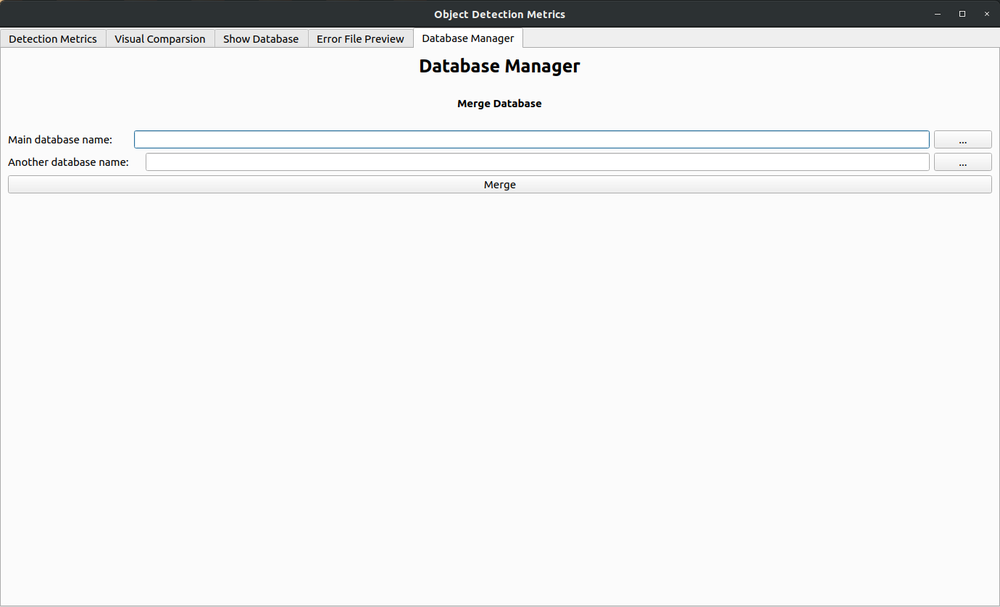
#> input picture src/window/DB_manager.png, 1000 x 607 px, shrunk from 1380 x 838 before the run
$ python -i image_process.py   (imports and definitions only)
#> lines starting #> are read from the running program, lines starting #| are printed output that depends on the picture
#!/usr/bin/python3 pyssdthon
# encoding: utf-8
'''
@author: 孙昊
@contact: smartadpole@163.com
@file: image_process.py
@time: 2020/12/4 上午10:35
@desc:
'''
import cv2
from random import uniform, randint
import numpy as np

__all__ = ['cropForeground', 'randomAffine', 'transparent',
           'add_noise', 'add_gaussian_noise', 'addSaltNoise',
           'augment', 'toTransparent', 'haveColor', 'getGray']

def transparent(img):
    return  4 == img.shape[2]

def cropForeground(img):
    if transparent(img):
        h, w, c = img.shape
        gray = img[:, :, 3]
        kernel = cv2.getStructuringElement(cv2.MORPH_RECT, (min(30, max(w//10, 2)), min(30, max(h//10, 2))))
        gray = cv2.dilate(gray, kernel)
        gray = cv2.copyMakeBorder(gray, 1, 1, 1, 1, cv2.BORDER_CONSTANT, value=0)
        contours, hierarchy = cv2.findContours(gray, cv2.RETR_CCOMP, cv2.CHAIN_APPROX_NONE)
        # cv2.drawContours(img, contours,-1,(0,255,0),5)

        if len(contours) == 0:  # why
            return img

        x, y, w, h = cv2.boundingRect(contours[0])
        img_valid = img[y:y+h, x:x+w, :]
        return img_valid
    else:
        return img

def randomAffine(img, crop=True, plain=False):
    w, h, c = img.shape
    top_left = (uniform(0, 0.3), uniform(0, 0.3))
    bottom_left = (uniform(0, 0.3), uniform(0.6, 1))
    min_left = max(max(bottom_left[0], top_left[0]) +0.3, 0.6)
    top_right = (uniform(min_left, 1), uniform(0, min(bottom_left[1]-0.3, 0.4)))
    min_top = max(max(top_right[1], top_left[1])+0.3, 0.6)
    bottom_right = (uniform(min_left, 1), uniform(min_top, 1))
    if transparent(img):
        mode = cv2.BORDER_REPLICATE
    else:
        mode = cv2.BORDER_CONSTANT

    if plain:
        M = cv2.getAffineTransform(np.float32([(0,0), (w-1, 0), (0, h-1)]),
                                   np.float32([(w*top_left[0], h*top_left[1]),
                                               (w*top_right[0], h*top_right[1]),
                                               (w * bottom_left[0], h * bottom_left[1])]))
        affine = cv2.warpAffine(img, M, (w, h), borderMode=mode)
    else:
        M = cv2.getPerspectiveTransform(np.float32([(0,0), (w-1, 0), (0, h-1), (w-1, h-1)]),
                                        np.float32([(w*top_left[0], h*top_left[1]),
                                                    (w*top_right[0], h*top_right[1]),
                                                    (w*bottom_left[0], h*bottom_left[1]),
                                                    (w * bottom_right[0], h * bottom_right[1])]))
        affine = cv2.warpPerspective(img, M, (w, h), borderMode=mode)

    if crop:
        affine = cropForeground(affine)

    return affine

def randomSetPixel(img, n, value):
    n = int(n)
    w, h, c = img.shape

    for i in range(n):
        i, j = randint(0, w-1), randint(0, h-1)
        img[i, j, :] = value

def addSaltNoise(img, rate=0.5):
    h, w, c = img.shape
    n = max(w*h*rate, 20)
    out = img.copy()

    randomSetPixel(out, n, randint(0, 255))
    randomSetPixel(out, n, randint(0, 255))

    if transparent(img):
        out[:, :, 3] = img[:, :, 3]

    return out

def add_gaussian_noise(img, mean=0, var=0.001, gray=0.5):
    if uniform(0, 1) < gray:
        noise = np.random.normal(mean, var ** 0.5, (img.shape[0], img.shape[1])) * 60
        noise = np.tile(noise[:, :, np.newaxis], (1, 1, img.shape[2]))
    else:
        noise = np.random.normal(mean, var ** 0.5, img.shape) * 60
    img = img.astype(np.int16)
    noise = noise.astype(np.int16)
    if transparent(img):
        noise[:, :, 3] = img[:, :, 3]

    img = cv2.add(img, noise)
    img = np.clip(img, 0, 255)
    img = img.astype(np.uint8)

    return img

def add_noise(img, salt_rate=0.5, gaussian_rate=1):
    if uniform(0, 1) < gaussian_rate:
        img = add_gaussian_noise(img, mean=uniform(0.1, 2), var=uniform(0.002, 0.1), gray=1)
    if uniform(0, 1) < salt_rate:
        img = addSaltNoise(img, uniform(0.05, 0.3))

    return img

def augment(img, salt_rate=0.5, gaussian_rate=1):

    img = cv2.copyMakeBorder(img, 1, 1, 1, 1, cv2.BORDER_CONSTANT, value=0)
    target = randomAffine(img)
    i = 0
    while not valid(target):
        if i > 5:
            target = img
            break
        target = randomAffine(img)
        i += 1
    target = add_noise(target, salt_rate, gaussian_rate)

    return target

def valid(img):
    h, w, c = img.shape
    if h < 20 or w < 20:
        return False

    if transparent(img):
        mask = img[:, :, 3]
        count = np.count_nonzero(mask)
        if count / (h * w) < 0.15:
            return False

    return True

# [32 lines left out: functions toTransparent, haveColor, getGray, not called in this run]

>>> import cv2
>>> picture = cv2.imread('../window/DB_manager.png')
#> picture is the input picture: shape (607, 1000, 3); mean B, G, R 239.4, 239.2, 238.8
>>> result = augment(picture)
#> in augment, `img = cv2.copyMakeBorder(img, 1, 1, 1, 1, cv2.BORDER_CONSTANT, value=0)`:
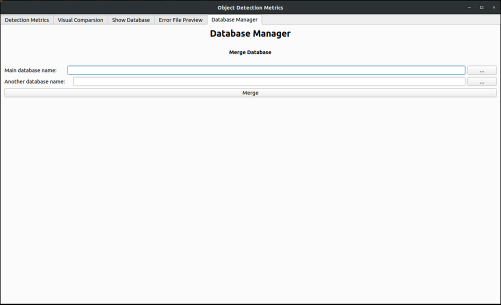
#> img: shape (609, 1002, 3) (shown at 1/2 size); mean of channels 0, 1, 2 238.1, 237.9, 237.5; drawn as B, G, R
#> in randomAffine, `affine = cv2.warpPerspective(img, M, (w, h), borderMode=mode)`:
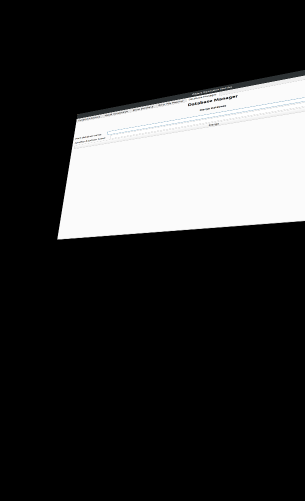
#> affine: shape (1002, 609, 3) (shown at 1/2 size); mean of channels 0, 1, 2 51.4, 51.4, 51.3; drawn as B, G, R
#> in valid, `h, w, c = img.shape`: h = 1002; w = 609; c = 3
#> after the loop in augment, `while not valid(target):`: i = 0
#> in add_gaussian_noise, `img = cv2.add(img, noise)`:
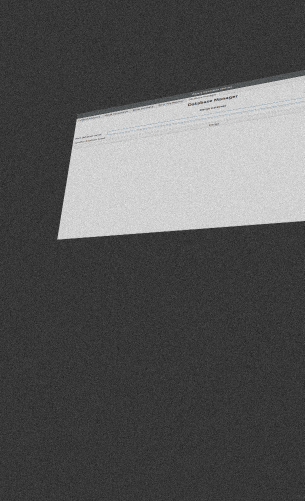
#> img: shape (1002, 609, 3) int16 (shown at 1/2 size); mean of channels 0, 1, 2 123.5, 123.4, 123.4; drawn with min black and max white
#> in add_gaussian_noise, `img = np.clip(img, 0, 255)`:
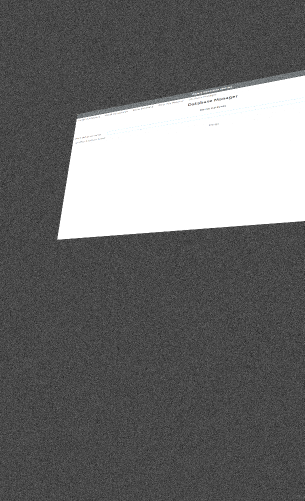
#> img: shape (1002, 609, 3) int16 (shown at 1/2 size); mean of channels 0, 1, 2 109.9, 109.9, 109.8; drawn as B, G, R
#> after the loop in randomSetPixel, `for i in range(n):`:
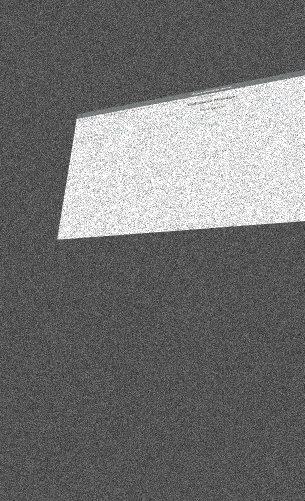
#> img: shape (1002, 609, 3) (shown at 1/2 size); mean of channels 0, 1, 2 113.7, 113.7, 113.7; drawn as B, G, R
#> call 2 of randomSetPixel, with n = 145812.2, value = 223
#> after the loop in randomSetPixel (call 2), `for i in range(n):`:
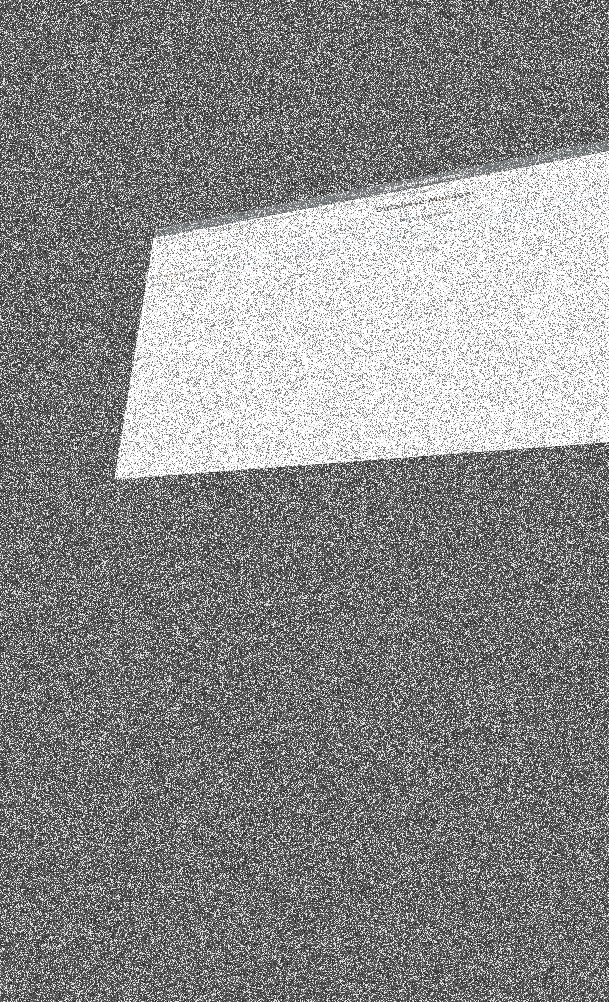
#> img: shape (1002, 609, 3); mean of channels 0, 1, 2 137, 137, 137; drawn as B, G, R

$ run again, on src/window/error_file.png
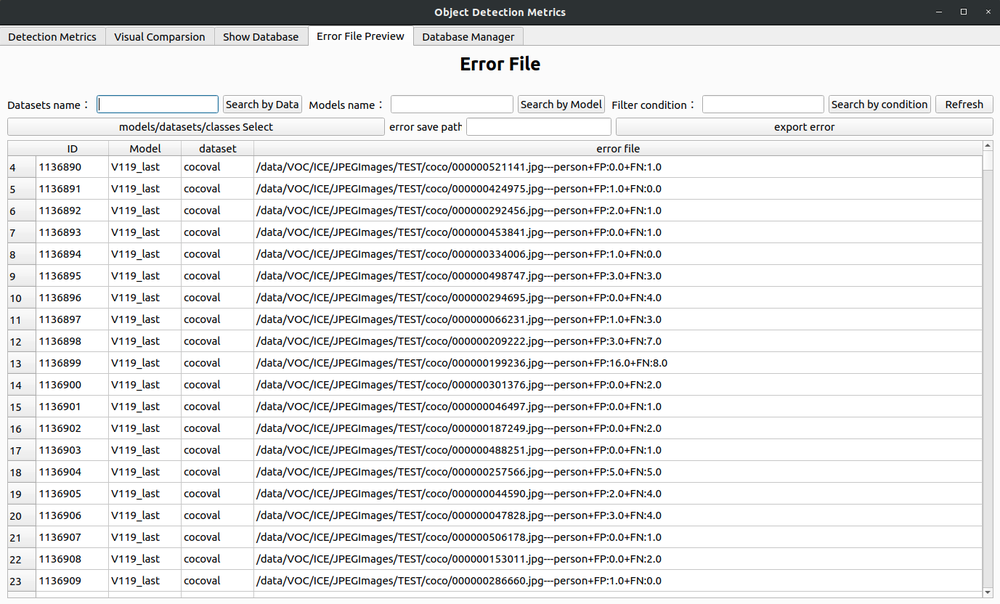
#> input picture src/window/error_file.png, 1000 x 604 px, shrunk from 1377 x 832 before the run
#> picture is the input picture: shape (604, 1000, 3); mean B, G, R 229.3, 229, 228.7
#> in randomAffine, `affine = cv2.warpPerspective(img, M, (w, h), borderMode=mode)`:
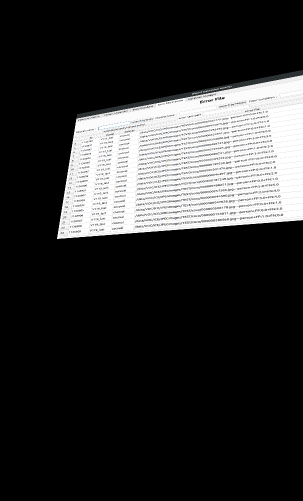
#> affine: shape (1002, 606, 3) (shown at 1/2 size); mean of channels 0, 1, 2 48, 47.9, 47.9; drawn as B, G, R
#> in valid, `h, w, c = img.shape`: h = 1002; w = 606; c = 3
#> after the loop in augment, `while not valid(target):`: i = 0
#> after the loop in randomSetPixel (call 2), `for i in range(n):`:
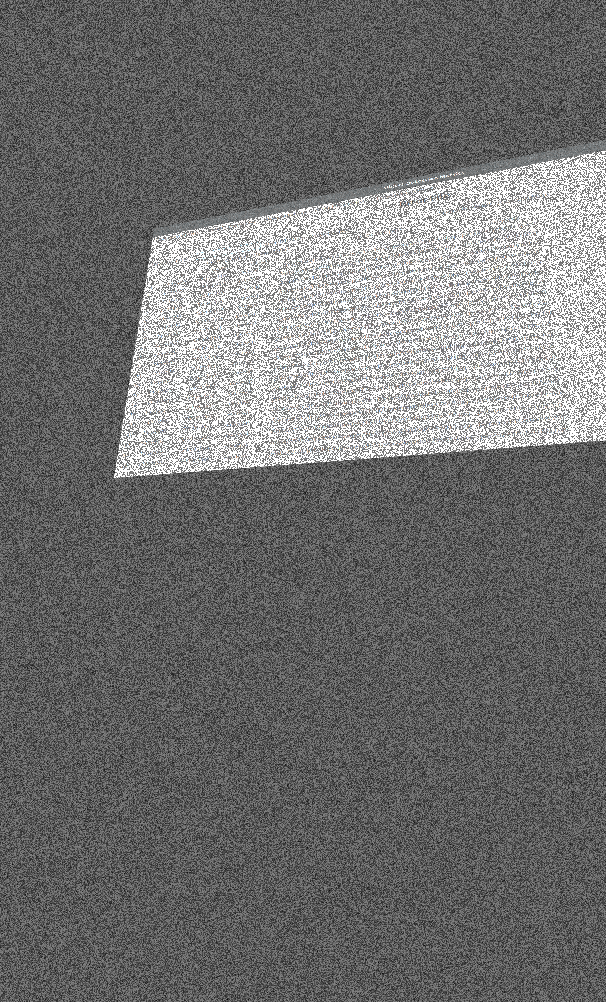
#> img: shape (1002, 606, 3); mean of channels 0, 1, 2 112.5, 112.5, 112.5; drawn as B, G, R

$ run again, on src/window/main.png
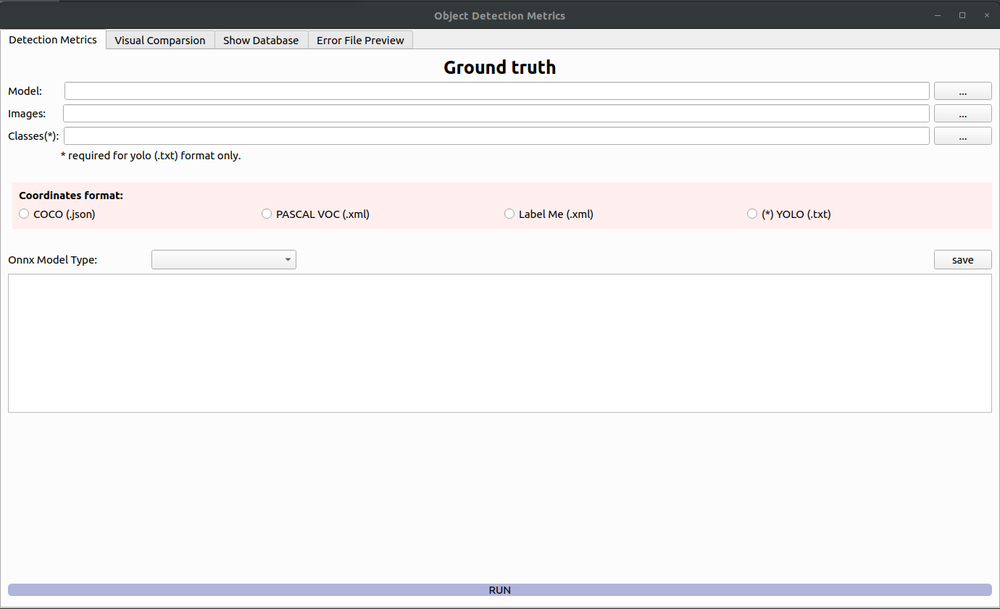
#> input picture src/window/main.png, 1000 x 609 px, shrunk from 1380 x 841 before the run
#> picture is the input picture: shape (609, 1000, 3); mean B, G, R 238.6, 237.8, 238.5
#> in randomAffine, `affine = cv2.warpPerspective(img, M, (w, h), borderMode=mode)`:
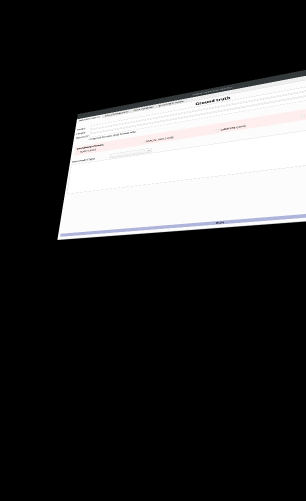
#> affine: shape (1002, 611, 3) (shown at 1/2 size); mean of channels 0, 1, 2 51.5, 51.3, 51.4; drawn as B, G, R
#> in valid, `h, w, c = img.shape`: h = 1002; w = 611; c = 3
#> after the loop in augment, `while not valid(target):`: i = 0
#> after the loop in randomSetPixel (call 2), `for i in range(n):`:
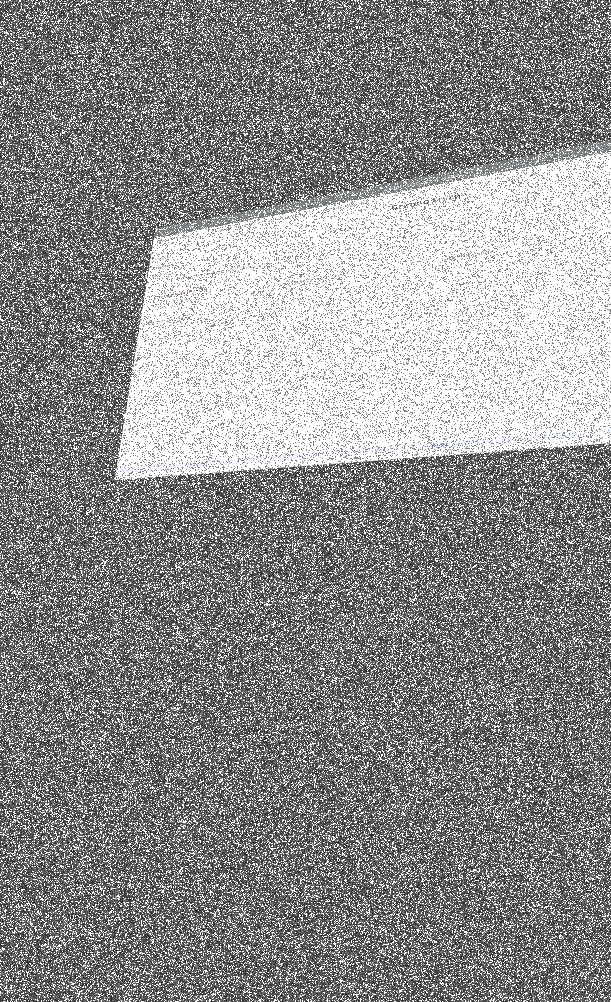
#> img: shape (1002, 611, 3); mean of channels 0, 1, 2 142.8, 142.8, 142.8; drawn as B, G, R
